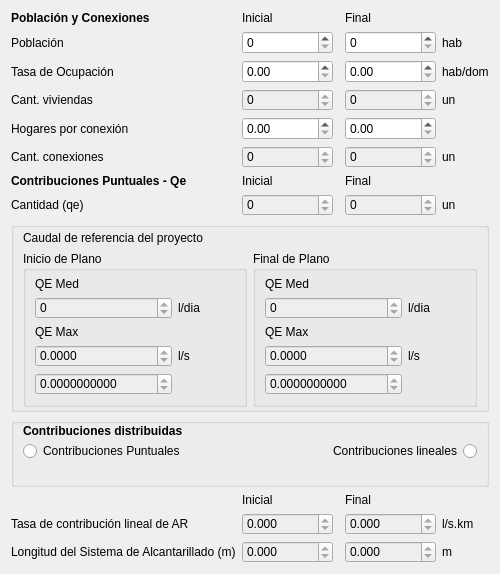
     <widget class="QWidget" name="parametersLabel">
      <attribute name="title">
       <string>Parámetros</string>
      </attribute>
      <layout class="QGridLayout" name="gridLayout_2">
       <item row="0" column="0">
        <widget class="QLabel" name="populationConnectionsLabel">
         <property name="font">
          <font>
           <weight>75</weight>
           <bold>true</bold>
          </font>
         </property>
         <property name="text">
          <string>Población y Conexiones</string>
         </property>
        </widget>
       </item>
       <item row="6" column="0">
        <widget class="QLabel" name="householdsConnectionsLabel">
         <property name="text">
          <string>Hogares por conexión</string>
         </property>
        </widget>
       </item>
       <item row="1" column="0">
        <widget class="QLabel" name="PopulationLabel">
         <property name="text">
          <string>Población</string>
         </property>
        </widget>
       </item>
       <item row="1" column="3">
        <widget class="QSpinBox" name="finalPopulationEdit">
         <property name="maximum">
          <number>999999999</number>
         </property>
        </widget>
       </item>
       <item row="3" column="1">
        <widget class="QDoubleSpinBox" name="occupancyRateStartEdit">
         <property name="maximum">
          <double>999999999.990000009536743</double>
         </property>
        </widget>
       </item>
       <item row="3" column="3">
        <widget class="QDoubleSpinBox" name="occupancyRateEndEdit">
         <property name="maximum">
          <double>999999999.990000009536743</double>
         </property>
        </widget>
       </item>
       <item row="11" column="4">
        <widget class="QLabel" name="unitLabel_8">
         <property name="text">
          <string>un</string>
         </property>
        </widget>
       </item>
       <item row="3" column="0">
        <widget class="QLabel" name="occupancyRateLabel">
         <property name="text">
          <string>Tasa de Ocupación</string>
         </property>
        </widget>
       </item>
       <item row="19" column="3">
        <widget class="QDoubleSpinBox" name="sewerContributionRateEndEdit">
         <property name="styleSheet">
          <string notr="true">QDoubleSpinBox { background-color: rgb(238, 238, 236); }</string>
         </property>
         <property name="readOnly">
          <bool>true</bool>
         </property>
         <property name="decimals">
          <number>3</number>
         </property>
         <property name="maximum">
          <double>999999999.000000000000000</double>
         </property>
        </widget>
       </item>
       <item row="0" column="3">
        <widget class="QLabel" name="endLabel">
         <property name="text">
          <string>Final</string>
         </property>
        </widget>
       </item>
       <item row="11" column="1">
        <widget class="QSpinBox" name="pointFlowsStartEdit">
         <property name="styleSheet">
          <string notr="true">QSpinBox { background-color: rgb(238, 238, 236); }</string>
         </property>
         <property name="readOnly">
          <bool>true</bool>
         </property>
         <property name="maximum">
          <number>999999999</number>
         </property>
        </widget>
       </item>
       <item row="11" column="0">
        <widget class="QLabel" name="pointFlowsLabel">
         <property name="text">
          <string>Cantidad (qe)</string>
         </property>
        </widget>
       </item>
       <item row="5" column="4">
        <widget class="QLabel" name="unitLabel">
         <property name="text">
          <string>un</string>
         </property>
        </widget>
       </item>
       <item row="18" column="1">
        <widget class="QLabel" name="avgLinearStartLabel">
         <property name="text">
          <string>Inicial</string>
         </property>
        </widget>
       </item>
       <item row="10" column="1">
        <widget class="QLabel" name="startLabel_2">
         <property name="text">
          <string>Inicial</string>
         </property>
        </widget>
       </item>
       <item row="20" column="4">
        <widget class="QLabel" name="mLabel">
         <property name="text">
          <string>m</string>
         </property>
        </widget>
       </item>
       <item row="13" column="0" rowspan="2" colspan="5">
        <widget class="QGroupBox" name="groupBox_2">
         <property name="layoutDirection">
          <enum>Qt::LeftToRight</enum>
         </property>
         <property name="title">
          <string/>
         </property>
         <property name="flat">
          <bool>false</bool>
         </property>
         <layout class="QGridLayout" name="gridLayout_9">
          <property name="topMargin">
           <number>3</number>
          </property>
          <property name="bottomMargin">
           <number>2</number>
          </property>
          <item row="0" column="0">
           <widget class="QLabel" name="qeReferenceMaxLabel">
            <property name="layoutDirection">
             <enum>Qt::RightToLeft</enum>
            </property>
            <property name="text">
             <string>Caudal de referencia del proyecto </string>
            </property>
           </widget>
          </item>
          <item row="1" column="0">
           <widget class="QGroupBox" name="groupBox_3">
            <property name="title">
             <string>Inicio de Plano</string>
            </property>
            <layout class="QGridLayout" name="gridLayout_10">
             <property name="topMargin">
              <number>6</number>
             </property>
             <item row="3" column="1">
              <widget class="QLabel" name="litersSecondLabel">
               <property name="text">
                <string>l/s</string>
               </property>
              </widget>
             </item>
             <item row="1" column="1">
              <widget class="QLabel" name="litersDayLabel">
               <property name="layoutDirection">
                <enum>Qt::RightToLeft</enum>
               </property>
               <property name="text">
                <string>l/dia</string>
               </property>
              </widget>
             </item>
             <item row="0" column="0">
              <widget class="QLabel" name="qeMaxLabel">
               <property name="text">
                <string>QE Med</string>
               </property>
              </widget>
             </item>
             <item row="3" column="0">
              <widget class="QDoubleSpinBox" name="qeReferenceMaxVisible">
               <property name="styleSheet">
                <string notr="true">QDoubleSpinBox { background-color: rgb(238, 238, 236); }</string>
               </property>
               <property name="readOnly">
                <bool>true</bool>
               </property>
               <property name="decimals">
                <number>4</number>
               </property>
              </widget>
             </item>
             <item row="1" column="0">
              <widget class="QDoubleSpinBox" name="qeReferenceMedEdit">
               <property name="styleSheet">
                <string notr="true">QDoubleSpinBox { background-color: rgb(238, 238, 236); }</string>
               </property>
               <property name="readOnly">
                <bool>true</bool>
               </property>
               <property name="decimals">
                <number>0</number>
               </property>
               <property name="maximum">
                <double>999999999.000000000000000</double>
               </property>
              </widget>
             </item>
             <item row="2" column="0">
              <widget class="QLabel" name="qeMedLabel">
               <property name="text">
                <string>QE Max</string>
               </property>
              </widget>
             </item>
             <item row="4" column="0">
              <widget class="QDoubleSpinBox" name="qeReferenceMaxEdit">
               <property name="styleSheet">
                <string notr="true">QDoubleSpinBox { background-color: rgb(238, 238, 236); }</string>
               </property>
               <property name="readOnly">
                <bool>true</bool>
               </property>
               <property name="decimals">
                <number>10</number>
               </property>
               <property name="maximum">
                <double>999999999.000000000000000</double>
               </property>
              </widget>
             </item>
            </layout>
           </widget>
          </item>
          <item row="1" column="1">
           <widget class="QGroupBox" name="groupBox_4">
            <property name="title">
             <string>Final de Plano</string>
            </property>
            <layout class="QGridLayout" name="gridLayout_11">
             <property name="topMargin">
              <number>6</number>
             </property>
             <item row="1" column="0">
              <widget class="QDoubleSpinBox" name="qeReferenceMedEndEdit">
               <property name="styleSheet">
                <string notr="true">QDoubleSpinBox { background-color: rgb(238, 238, 236); }</string>
               </property>
               <property name="readOnly">
                <bool>true</bool>
               </property>
               <property name="decimals">
                <number>0</number>
               </property>
               <property name="maximum">
                <double>999999999.000000000000000</double>
               </property>
              </widget>
             </item>
             <item row="2" column="0">
              <widget class="QLabel" name="qeMedEndLabel">
               <property name="text">
                <string>QE Max</string>
               </property>
              </widget>
             </item>
             <item row="4" column="0">
              <widget class="QDoubleSpinBox" name="qeReferenceMaxEndEdit">
               <property name="styleSheet">
                <string notr="true">QDoubleSpinBox { background-color: rgb(238, 238, 236); }</string>
               </property>
               <property name="readOnly">
                <bool>true</bool>
               </property>
               <property name="decimals">
                <number>10</number>
               </property>
               <property name="maximum">
                <double>999999999.000000000000000</double>
               </property>
              </widget>
             </item>
             <item row="0" column="0">
              <widget class="QLabel" name="qeMaxEndLabel">
               <property name="text">
                <string>QE Med</string>
               </property>
              </widget>
             </item>
             <item row="3" column="0">
              <widget class="QDoubleSpinBox" name="qeReferenceMaxEndVisible">
               <property name="styleSheet">
                <string notr="true">QDoubleSpinBox { background-color: rgb(238, 238, 236); }</string>
               </property>
               <property name="readOnly">
                <bool>true</bool>
               </property>
               <property name="decimals">
                <number>4</number>
               </property>
              </widget>
             </item>
             <item row="1" column="1">
              <widget class="QLabel" name="litersDayEndLabel">
               <property name="text">
                <string>l/dia</string>
               </property>
              </widget>
             </item>
             <item row="3" column="1">
              <widget class="QLabel" name="litersSecondEndLabel">
               <property name="text">
                <string>l/s</string>
               </property>
              </widget>
             </item>
            </layout>
           </widget>
          </item>
         </layout>
        </widget>
       </item>
       <item row="8" column="0">
        <widget class="QLabel" name="connectionsLabel">
         <property name="text">
          <string>Cant. conexiones</string>
         </property>
        </widget>
       </item>
       <item row="10" column="3">
        <widget class="QLabel" name="endLabel_2">
         <property name="text">
          <string>Final</string>
         </property>
        </widget>
       </item>
       <item row="11" column="3">
        <widget class="QSpinBox" name="pointFlowsEndEdit">
         <property name="styleSheet">
          <string notr="true">QSpinBox { background-color: rgb(238, 238, 236); }</string>
         </property>
         <property name="readOnly">
          <bool>true</bool>
         </property>
         <property name="maximum">
          <number>999999999</number>
         </property>
        </widget>
       </item>
       <item row="8" column="4">
        <widget class="QLabel" name="unitLabel_2">
         <property name="text">
          <string>un</string>
         </property>
        </widget>
       </item>
       <item row="5" column="3">
        <widget class="QSpinBox" name="residencesEndEdit">
         <property name="styleSheet">
          <string notr="true">QSpinBox { background-color: rgb(238, 238, 236); }</string>
         </property>
         <property name="readOnly">
          <bool>true</bool>
         </property>
         <property name="maximum">
          <number>999999999</number>
         </property>
        </widget>
       </item>
       <item row="19" column="0">
        <widget class="QLabel" name="sewerContributionRateLabel">
         <property name="text">
          <string>Tasa de contribución lineal de AR</string>
         </property>
        </widget>
       </item>
       <item row="20" column="0">
        <widget class="QLabel" name="lengthSewerSystemLabel">
         <property name="text">
          <string>Longitud del Sistema de Alcantarillado (m)</string>
         </property>
        </widget>
       </item>
       <item row="19" column="1">
        <widget class="QDoubleSpinBox" name="sewerContributionRateStartEdit">
         <property name="styleSheet">
          <string notr="true">QDoubleSpinBox { background-color: rgb(238, 238, 236); }</string>
         </property>
         <property name="readOnly">
          <bool>true</bool>
         </property>
         <property name="decimals">
          <number>3</number>
         </property>
         <property name="maximum">
          <double>999999999.000000000000000</double>
         </property>
        </widget>
       </item>
       <item row="20" column="3">
        <widget class="QDoubleSpinBox" name="lengthSewerSystemEndEdit">
         <property name="styleSheet">
          <string notr="true">QDoubleSpinBox { background-color: rgb(238, 238, 236); }</string>
         </property>
         <property name="readOnly">
          <bool>true</bool>
         </property>
         <property name="decimals">
          <number>3</number>
         </property>
         <property name="maximum">
          <double>999999999.000000000000000</double>
         </property>
        </widget>
       </item>
       <item row="1" column="1">
        <widget class="QSpinBox" name="beginningPopulationEdit">
         <property name="maximum">
          <number>999999999</number>
         </property>
        </widget>
       </item>
       <item row="0" column="1">
        <widget class="QLabel" name="startLabel">
         <property name="text">
          <string>Inicial</string>
         </property>
        </widget>
       </item>
       <item row="8" column="3">
        <widget class="QSpinBox" name="connectionsEndEdit">
         <property name="font">
          <font>
           <italic>false</italic>
          </font>
         </property>
         <property name="styleSheet">
          <string notr="true">QSpinBox { background-color: rgb(238, 238, 236); }</string>
         </property>
         <property name="readOnly">
          <bool>true</bool>
         </property>
         <property name="maximum">
          <number>1999999999</number>
         </property>
        </widget>
       </item>
       <item row="20" column="1">
        <widget class="QDoubleSpinBox" name="lengthSewerSystemStartEdit">
         <property name="styleSheet">
          <string notr="true">QDoubleSpinBox { background-color: rgb(238, 238, 236); }</string>
         </property>
         <property name="readOnly">
          <bool>true</bool>
         </property>
         <property name="decimals">
          <number>3</number>
         </property>
         <property name="maximum">
          <double>999999999.000000000000000</double>
         </property>
        </widget>
       </item>
       <item row="5" column="0">
        <widget class="QLabel" name="residencesLabel">
         <property name="text">
          <string>Cant. viviendas</string>
         </property>
        </widget>
       </item>
       <item row="18" column="3">
        <widget class="QLabel" name="avgLinearEndLabel">
         <property name="text">
          <string>Final</string>
         </property>
        </widget>
       </item>
       <item row="10" column="0">
        <widget class="QLabel" name="specificContributionsLabel">
         <property name="font">
          <font>
           <weight>75</weight>
           <bold>true</bold>
          </font>
         </property>
         <property name="text">
          <string>Contribuciones Puntuales - Qe</string>
         </property>
        </widget>
       </item>
       <item row="5" column="1">
        <widget class="QSpinBox" name="residencesStartEdit">
         <property name="styleSheet">
          <string notr="true">QSpinBox { background-color: rgb(238, 238, 236); }</string>
         </property>
         <property name="readOnly">
          <bool>true</bool>
         </property>
         <property name="maximum">
          <number>999999999</number>
         </property>
        </widget>
       </item>
       <item row="19" column="4">
        <widget class="QLabel" name="litersKilometersLabel">
         <property name="text">
          <string>l/s.km</string>
         </property>
        </widget>
       </item>
       <item row="17" column="0" colspan="5">
        <widget class="QGroupBox" name="groupBox">
         <property name="title">
          <string/>
         </property>
         <property name="flat">
          <bool>false</bool>
         </property>
         <layout class="QGridLayout" name="gridLayout">
          <property name="leftMargin">
           <number>9</number>
          </property>
          <property name="topMargin">
           <number>0</number>
          </property>
          <property name="bottomMargin">
           <number>2</number>
          </property>
          <property name="horizontalSpacing">
           <number>6</number>
          </property>
          <property name="verticalSpacing">
           <number>3</number>
          </property>
          <item row="2" column="1">
           <widget class="QLabel" name="image_2">
            <property name="layoutDirection">
             <enum>Qt::LeftToRight</enum>
            </property>
            <property name="text">
             <string>&lt;!DOCTYPE HTML PUBLIC &quot;-//W3C//DTD HTML 4.0//EN&quot; &quot;http://www.w3.org/TR/REC-html40/strict.dtd&quot;&gt;
&lt;html&gt;&lt;head&gt;&lt;meta name=&quot;qrichtext&quot; content=&quot;1&quot; /&gt;&lt;style type=&quot;text/css&quot;&gt;
p, li { white-space: pre-wrap; }
&lt;/style&gt;&lt;/head&gt;&lt;body style=&quot; font-family:'Ubuntu'; font-size:11pt; font-weight:400; font-style:normal;&quot;&gt;
&lt;p align=&quot;right&quot; style=&quot; margin-top:12px; margin-bottom:12px; margin-left:0px; margin-right:0px; -qt-block-indent:0; text-indent:0px;&quot;&gt;&lt;img src=&quot;:/distributedContributions/distributedContributions.png&quot; /&gt;&lt;/p&gt;&lt;/body&gt;&lt;/html&gt;</string>
            </property>
           </widget>
          </item>
          <item row="1" column="0">
           <widget class="QRadioButton" name="puntualContributionradioButton">
            <property name="text">
             <string>Contribuciones Puntuales</string>
            </property>
           </widget>
          </item>
          <item row="0" column="0">
           <widget class="QLabel" name="distributedContributionsLabel">
            <property name="font">
             <font>
              <weight>75</weight>
              <bold>true</bold>
             </font>
            </property>
            <property name="text">
             <string>Contribuciones distribuidas</string>
            </property>
           </widget>
          </item>
          <item row="2" column="0">
           <widget class="QLabel" name="image">
            <property name="layoutDirection">
             <enum>Qt::LeftToRight</enum>
            </property>
            <property name="text">
             <string>&lt;html&gt;&lt;head/&gt;&lt;body&gt;&lt;p&gt;&lt;img src=&quot;:/concentratedContributions/concentratedContributions.png&quot;/&gt;&lt;/p&gt;&lt;/body&gt;&lt;/html&gt;</string>
            </property>
           </widget>
          </item>
          <item row="1" column="1">
           <widget class="QRadioButton" name="linearContributionradioButton">
            <property name="layoutDirection">
             <enum>Qt::RightToLeft</enum>
            </property>
            <property name="text">
             <string>Contribuciones lineales</string>
            </property>
            <property name="autoRepeat">
             <bool>false</bool>
            </property>
           </widget>
          </item>
         </layout>
        </widget>
       </item>
       <item row="8" column="1">
        <widget class="QSpinBox" name="connectionsStartEdit">
         <property name="styleSheet">
          <string notr="true">QSpinBox { background-color: rgb(238, 238, 236); }</string>
         </property>
         <property name="readOnly">
          <bool>true</bool>
         </property>
         <property name="maximum">
          <number>1999999999</number>
         </property>
        </widget>
       </item>
       <item row="1" column="4">
        <widget class="QLabel" name="populationLabel">
         <property name="text">
          <string>hab</string>
         </property>
        </widget>
       </item>
       <item row="3" column="4">
        <widget class="QLabel" name="populationLabel_3">
         <property name="text">
          <string>hab/dom</string>
         </property>
        </widget>
       </item>
       <item row="6" column="1">
        <widget class="QDoubleSpinBox" name="hhConnStartEdit">
         <property name="maximum">
          <double>9999999.990000000223517</double>
         </property>
        </widget>
       </item>
       <item row="6" column="3">
        <widget class="QDoubleSpinBox" name="hhConnEndEdit">
         <property name="maximum">
          <double>9999999.990000000223517</double>
         </property>
        </widget>
       </item>
      </layout>
     </widget>
